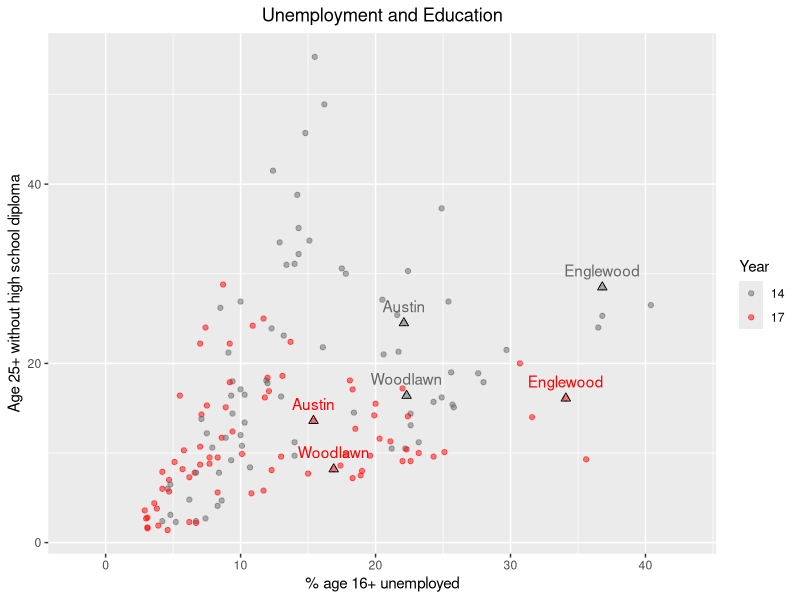
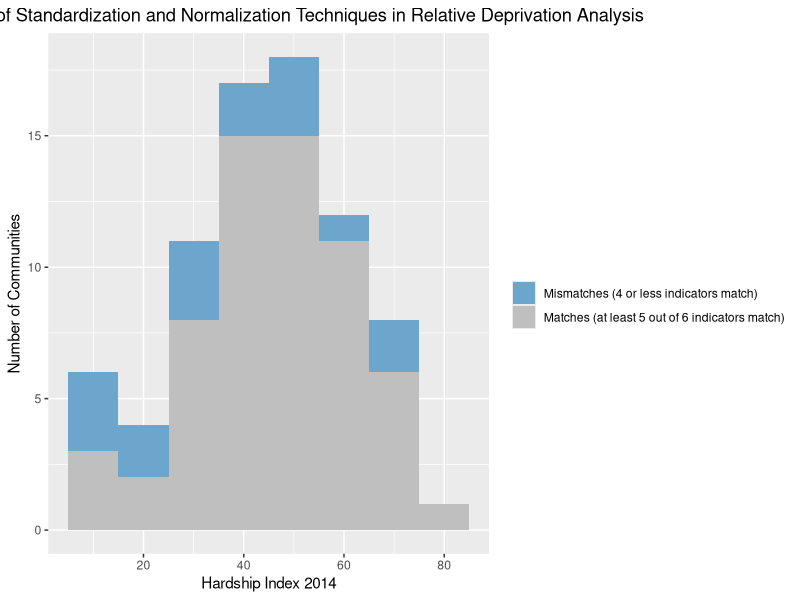

R code for these plots, in order:
library(tidyverse)
library(readxl)

# DATA CLEANING AND RESHAPING
hardship_raw <- read_excel("presentation2.xlsx")
hardship <- hardship_raw %>% 
  select(-index) %>%
  rename(community = Community) %>% 
  pivot_longer(-community,
               values_to = 'raw_score',
               names_to = 'Year') %>% 
  mutate(index_area = str_extract(Year, "[A-Z]+"),
         Year = as.numeric(str_extract(Year, "\\-*\\d+\\.*\\d*"))) %>% 
  select(community, index_area, Year, raw_score) %>% 
  pivot_wider(names_from = c('index_area'),
              values_from = c('raw_score'),
              names_sep = "") %>% 
  mutate(Year = factor(Year, levels = c(14, 17)))

# for plotting and labelling points:
hardship_sub <- hardship %>% 
  mutate(match = 
           community == 'Woodlawn' | 
           community == 'Austin' | 
           community == 'Englewood') %>% 
  mutate(community = if_else(match, community, ""))
hardship_sub2 <- hardship %>% 
  filter(community %in% c("Woodlawn", "Austin", "Englewood"))

# FIGURE 1
ggplot(hardship, aes(x = UNEMP, y = NOHS)) + 
  geom_point(aes(color = Year), alpha = 0.5) + 
  scale_color_manual(values=c("grey40", "red")) + 
  geom_text(data = hardship_sub,
            aes(label = community, color = Year), 
            vjust = -.9,
            show.legend = F) +
  geom_point(data = hardship_sub2,
             shape = 24, 
             size = 2) +
  labs(title = "Unemployment and Education",
       x = "% age 16+ unemployed",
       y = "Age 25+ without high school diploma") +
  theme(plot.title = element_text(hjust = 0.5)) +
  xlim(-2, 43)


# FIGURE 2
# restructure data and calculate normalized scores
hardship <- hardship_raw %>% 
  select(-index) %>%
  rename(community = Community) %>% 
  pivot_longer(-community,
               values_to = 'raw_score',
               names_to = 'year') %>% 
  mutate(index_area = str_extract(year, "[A-Z]+"),
         year = as.numeric(str_extract(year, "\\-*\\d+\\.*\\d*"))) %>% 
  filter(index_area != 'HI') %>% 
  group_by(year, index_area) %>% 
  mutate(min = min(raw_score),
         max = max(raw_score)) %>% 
  ungroup()

hardship_other <- hardship %>% 
  filter(index_area != 'INC') %>% 
  mutate(normal_score = 100*(raw_score - min)/(max - min))

hardship_inc <- hardship %>% 
  filter(index_area == 'INC') %>% 
  mutate(normal_score = 100*(max - raw_score)/(max - min))

hardship <- hardship_other %>% 
  full_join(hardship_inc, 
            by = c("community", "year", "raw_score", "index_area",
                   "min", "max", "normal_score")) %>% 
  group_by(community, index_area) %>% 
  mutate(diff_raw = raw_score[year == 17] - raw_score[year == 14],
         diff_normal = normal_score[year == 17] - normal_score[year == 14]) %>% 
  ungroup() %>% 
  mutate(
    raw_change = case_when(
      index_area != 'INC' & diff_raw > 0 ~ 'more_hardship',
      index_area == 'INC' & diff_raw > 0 ~ 'less_hardship',
      index_area != 'INC' & diff_raw < 0 ~ 'less_hardship',
      index_area == 'INC' & diff_raw < 0 ~ 'more_hardship',
      diff_raw == 0 ~ 'neutral'),
    raw_change = factor(raw_change, 
                        levels = c('less_hardship', 
                                   'neutral', 
                                   'more_hardship')),
    normal_change = case_when(
      diff_normal > 0 ~ 'more_hardship',
      diff_normal == 0 ~ 'neutral',
      diff_normal < 0 ~ 'less_hardship'),
    normal_change = factor(normal_change, 
                           levels = c('less_hardship', 
                                      'neutral', 
                                      'more_hardship'))) %>% 
  mutate(rel_dep = case_when(
    raw_change == 'less_hardship' & normal_change == 'more_hardship' ~ 'Yes',
    TRUE                                                             ~ 'No')) %>% 
  arrange(index_area, community, year)

changes <- hardship %>% 
  distinct(community, index_area, diff_raw, diff_normal, .keep_all = T) %>% 
  select(community, year, index_area, diff_raw, diff_normal, raw_change, 
         normal_change, rel_dep)
norm <- changes %>% 
  rename(rel_dep_normal = rel_dep) %>% 
  select(community, index_area, rel_dep_normal)

remove(hardship_other, hardship_inc)

# include work from other group that calculated standardization
stand <- read_excel("rel_dev_standard.xlsx") %>% 
  rename(community = Community) %>% 
  pivot_longer(-community,
               values_to = "rel_dep_standard",
               names_to = "index_area") %>% 
  mutate(rel_dep_standard = if_else(rel_dep_standard == 1,
                                    'Yes',
                                    'No'))
comb <- stand %>% 
  right_join(norm, by = c('community', 'index_area')) %>% # get rid of HI from stand
  arrange(community, index_area) %>% 
  mutate(match = if_else(rel_dep_standard == rel_dep_normal,
                         'agree',
                         'disagree'))

for_plot <- comb %>% 
  filter(index_area != "HI", index_area != "HOM") %>% 
  full_join(hardship_raw %>% 
              rename(community = Community) %>% 
              select(community, HI14, HI17),
            by = c('community')) %>% 
  mutate(match_num = if_else(match == 'agree',1,0)) %>% 
  group_by(community, HI14, HI17) %>% 
  summarise(match = sum(match_num)) %>% 
  ungroup() %>% 
  mutate(match_bin = case_when(
    match == 6 ~ 'Match in All Areas',
    match == 5 ~ 'Match in 5/6 Areas',
    match == 4 ~ 'Match in 4/6 Areas',
    match == 3 ~ 'Match in 3/6 Areas',
    match == 2 ~ 'Match in 2/6 Areas')) %>% 
  mutate(match_bin = case_when(
    match <= 4 ~ 
      'Mismatches (4 or less indicators match)',
    match > 4 ~ 
      'Matches (at least 5 out of 6 indicators match)')) %>% 
  mutate(match_bin = factor(match_bin, 
                            levels = c('Mismatches (4 or less indicators match)',
                                       'Matches (at least 5 out of 6 indicators match)')))

ggplot(for_plot %>% 
         rename(" " = match_bin), 
       aes(x = HI14, fill = ` `)) +
  geom_histogram(binwidth = 10) +
  scale_fill_manual(values = c('skyblue3','gray75')) +
  # scale_x_continuous(limits = c(0,90)) +
  labs(x = 'Hardship Index 2014',
       y = 'Number of Communities',
       title = 'Comparison of Standardization and Normalization Techniques in Relative Deprivation Analysis') + 
  theme(plot.title = element_text(hjust = 0.5))



